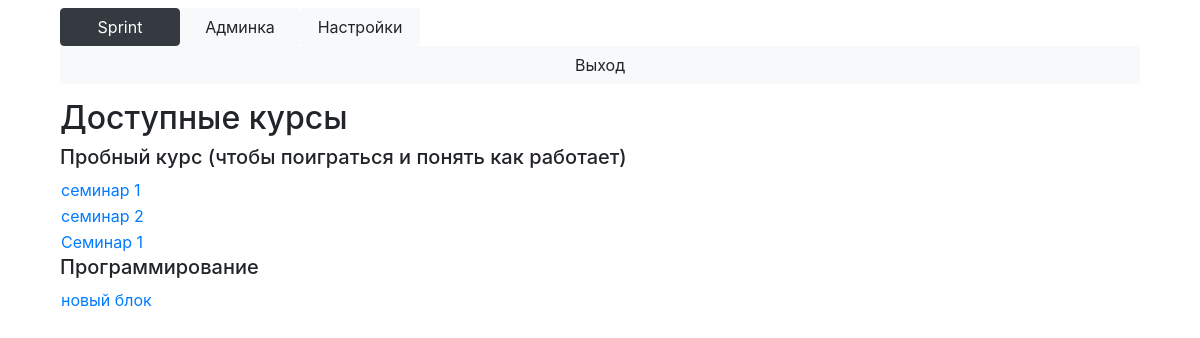
Before: /main (signed in) with the older database file.
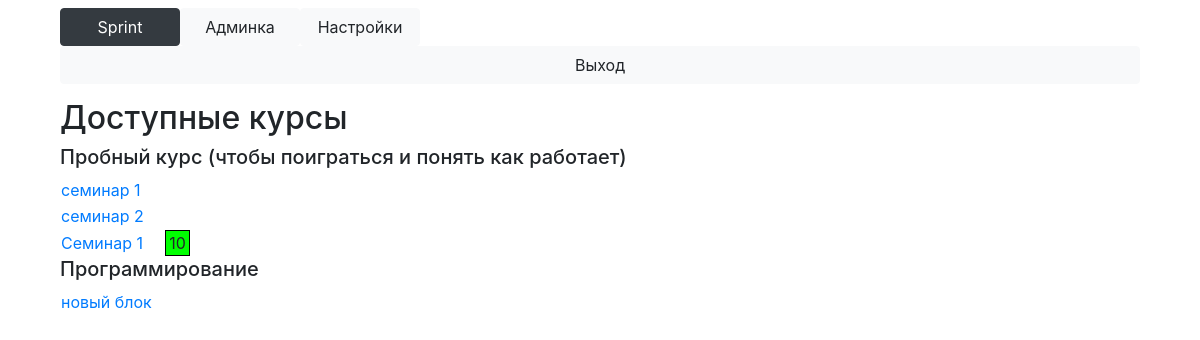
After: the same page with the newer database file.
### Main/models.py (models this page shows, shortened)
class Block(models.Model):
    name = models.TextField()
    course = models.ForeignKey(Course, on_delete=models.CASCADE)
    time_start = models.DateTimeField()
    time_end = models.DateTimeField()
    opened = models.BooleanField(default=False)

### Main/views.py (the view)
# urls.py: path('main', views.main),
def main(request):
    if not check_login(request.user):
        return HttpResponseRedirect('/enter')
    return render(request, 'main.html', context={'is_admin': check_admin(request.user),
                                                 'blocks': blocks_available(request.user),
                                                 'user': request.user})

### Main/context_processors.py (called while the page is built)
def attributes(request):
	return {
		'current_page': 'settings' if '/settings' == request.path else 'admin' if 'admin' in request.path else 'main',
		'is_admin': check_admin(request.user)
	}

### Main/main.py (called while the page is built)
def check_login(user):
    return user.is_authenticated

def check_admin(user):
    if check_teacher(user):
        return True
    if not check_login(user):
        return False
    return len(Subscribe.objects.filter(user=user, is_assistant=True)) > 0

def check_teacher(user):
    return user.is_staff and check_login(user)

def courses_available(user):
    if user.is_superuser:
        return Course.objects.all()
    else:
        return [s.course for s in Subscribe.objects.filter(user=user)]

def blocks_available(user):
    courses = courses_available(user)
    blocks = {}
    is_admin = check_admin(user)
    for course in courses:
        if is_admin:
            blocks[course] = Block.objects.filter(
                course=course
            )
        else:
            blocks[course] = Block.objects.filter(
                opened=True,
                time_start__lte=timezone.now(),
                course=course
            )
    return blocks

### templates/main.html (shortened to what this page needs)
{% extends 'base.html' %}
{% load filters %}
{% block content %}
    <h2>Доступные курсы</h2>
    {% for key, value in blocks.items %}
        <h5>{{ key.name }}</h5>
        {% for block in value %}
            <table>
                <tr>
                    <td>
                        <a href="/block?id={{ block.id }}">{{ block.name }}</a>
                    </td>
                    <td>
                        {% with mark=block|mark_for_block:user %}
                            {% if mark|marked %}
                                <div style="margin-left: 20px; border: 1px solid black; background: {{ mark|mark_color }}; width: 25px; text-align: center;">
                                    {{ mark }}
                                </div>
                            {% endif %}
                        {% endwith %}
                    </td>
                </tr>
            </table>
        {% endfor %}
    {% endfor %}
{% endblock %}

Changed rows visible on the page:
changed Block "Семинар 1": mark (not shown) → "10"
